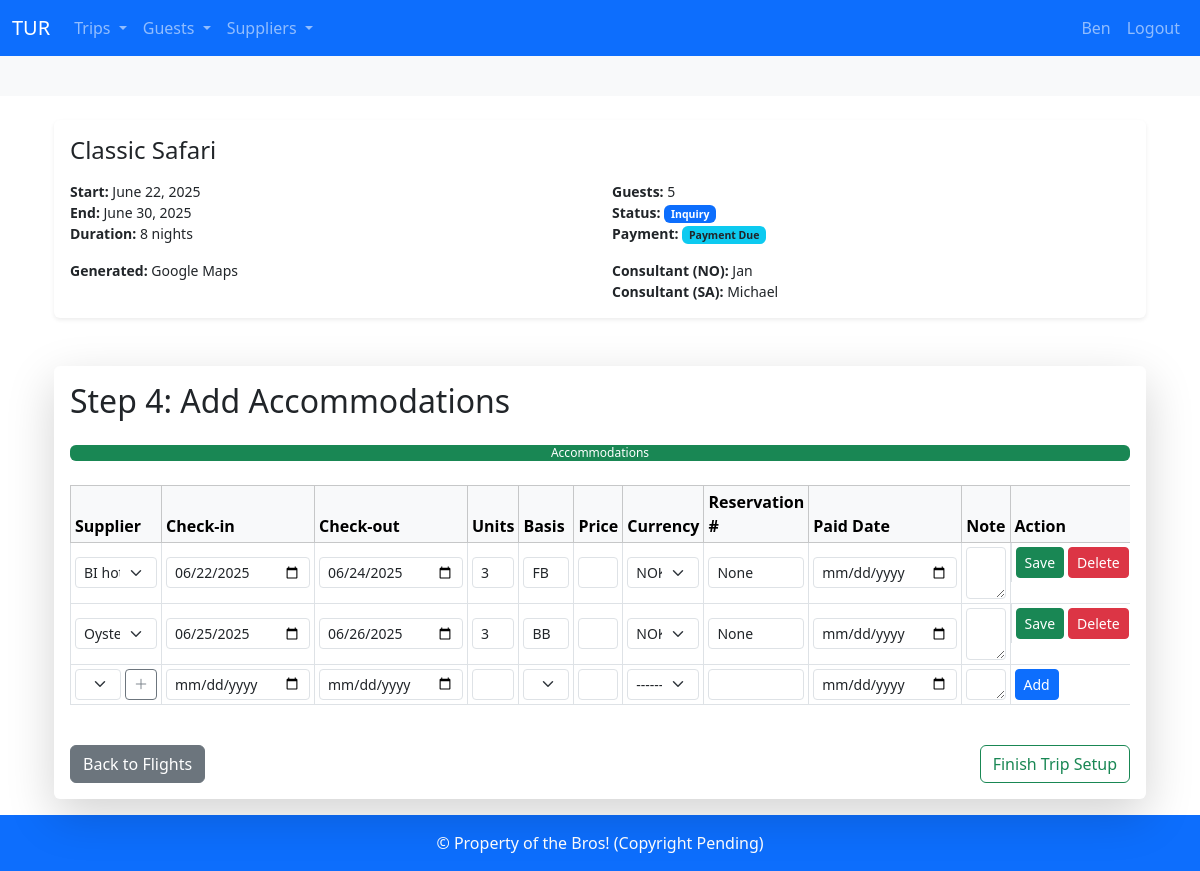
Page /trips/create/24/accommodations (signed in) on the committed database.
### booking_system/models.py (models this page shows, shortened)
class Trip(models.Model):
    name = models.CharField(max_length=64)
    number_of_guests = models.IntegerField()
    guests = models.ManyToManyField(Guest, related_name="trips", blank=True)
    start_date = models.DateField()
    end_date = models.DateField()
    generated = models.ForeignKey(Generated, on_delete=models.SET_NULL, blank=True, null=True)
    agent = models.ForeignKey(Agent, on_delete=models.SET_NULL, blank=True, null=True)
    payment_status = models.ForeignKey(PaymentStatus, on_delete=models.PROTECT, blank=True, null=True)
    trip_status = models.ForeignKey(TripStatus, on_delete=models.PROTECT, blank=True, null=True)
    no_consultant = models.ForeignKey(
        Consultant, on_delete=models.PROTECT, null=True, blank=True, related_name="no_consultant_trips", verbose_name='Norwegian consultant')
    sa_consultant = models.ForeignKey(
        Consultant, on_delete=models.PROTECT, null=True, blank=True, related_name="sa_consultant_trips", verbose_name='South African consultant')
    note = models.TextField(blank=True, null=True)
    class Meta:
        ordering = ["start_date"]
    def duration(self):
        if self.start_date and self.end_date:
            return (self.end_date - self.start_date).days
        return None

class TripStatus(models.Model):
    title = models.CharField(max_length=255, unique=True)
    description = models.CharField(max_length=255, blank= True, null=True)
    class Meta:
        verbose_name_plural = "TripStatuses"
    def __str__(self):
        return self.title

class PaymentStatus(models.Model):
    title = models.CharField(max_length=255, unique=True)
    description = models.CharField(max_length=255, blank= True, null=True)
    class Meta:
        verbose_name_plural = "PaymentStatuses"
    def __str__(self):
        return self.title

class Generated(models.Model):
    title = models.CharField(max_length=255, unique=True)
    def __str__(self):
        return self.title

class Consultant(models.Model):
    types = [
    ("NOR", "Norwegian"),
    ("ZAR", "South African"),
    ("OTHER", "Other"),
    ]
    user = models.OneToOneField(User, on_delete=models.CASCADE)
    type = models.CharField(max_length=32, choices=types)
    def __str__(self):
        return self.user.get_full_name() or self.user.username

class Accommodation(models.Model):
    trip = models.ForeignKey(Trip, on_delete=models.PROTECT)
    supplier = models.ForeignKey(Supplier, on_delete=models.PROTECT)
    units = models.IntegerField(blank=True, null=True)
    arrival_date = models.DateField()
    departure_date = models.DateField()
    basis = models.ForeignKey(Basis, on_delete=models.PROTECT, blank=True, null=True)
    price = models.DecimalField(max_digits=10, decimal_places=2, blank=True, null=True)
    currency = models.ForeignKey(Currency, on_delete=models.PROTECT, blank=True, null=True)
    reservation_number = models.CharField(max_length=256,blank=True, null=True )
    paid= models.BooleanField(blank=True, null=True)
    paid_date = models.DateField(blank=True, null=True)
    note = models.TextField(blank=True)

class Supplier(models.Model):
    name = models.CharField(max_length=64)
    def __str__(self):
        return self.name

class Basis(models.Model):
    code = models.CharField(max_length=3)
    description  = models.TextField()
    def __str__(self):
        return self.code

### booking_system/views.py (the view)
@login_required
def trip_add_accommodations(request, trip_id):
    trip = get_object_or_404(Trip, id=trip_id)
    accommodations = Accommodation.objects.filter(trip=trip)
    if request.method == "POST":
        form = AccommodationForm(request.POST)
        if form.is_valid():
            accommodation = form.save(commit=False)
            accommodation.trip = trip
            if accommodation.arrival_date and accommodation.arrival_date < trip.start_date:
                messages.error(request, " Check-In is before trip start date.")
                pass
            elif accommodation.departure_date and accommodation.departure_date > trip.end_date:
                messages.error(request, "Check-Out departure is after trip end date.")
                pass
            else:
                accommodation.save()
                messages.success(request, "Accommodation added successfully.")
                return redirect("trip_add_accommodations", trip_id=trip.id)
    else:
        form = AccommodationForm()
    return render(request, "booking_system/trip/add_accommodations.html", {
        "trip": trip,
        "form": form,
        "currencies": Currency.objects.all(),
        "suppliers": Supplier.objects.all(),
        "accommodations": accommodations,
    })

### booking_system/forms.py (shortened to what this page needs)
class AccommodationForm(forms.ModelForm):
    class Meta:
        model = Accommodation
        exclude = ['trip']
        widgets = {
            'supplier': forms.Select(attrs={'class': 'form-select form-select-sm'}),
            'arrival_date': forms.DateInput(attrs={'type': 'date', 'class': 'form-control form-control-sm'}),
            'departure_date': forms.DateInput(attrs={'type': 'date', 'class': 'form-control form-control-sm'}),
            'units': forms.NumberInput(attrs={'class': 'form-control form-control-sm'}),
            'basis': forms.Select(attrs={'class': 'form-select form-select-sm'}),
            'price': forms.NumberInput(attrs={'class': 'form-control form-control-sm', 'step': '0.01'}),
            'currency': forms.Select(attrs={'class': 'form-select form-select-sm'}),
            'reservation_number': forms.TextInput(attrs={'class': 'form-control form-control-sm'}),
            'tax_invoice': forms.CheckboxInput(attrs={'class': 'form-check-input'}),
            'paid_date': forms.DateInput(attrs={'type': 'date', 'class': 'form-control form-control-sm'}),
            'note': forms.Textarea(attrs={'class': 'form-control form-control-sm', 'rows': 1}),
        }

### booking_system/models.py (called while the page is built)
    def __str__(self):
        return self.code

### booking_system/templates/booking_system/trip/add_accommodations.html (shortened to what this page needs)
{% extends "base.html" %}
{% block body %}
{% include "booking_system/partials/trip_details.html" %}
<div class="container mt-5">
  <div class="card shadow-lg border-0">
  <div class="card-body">
<h2 class="mb-4">Step 4: Add Accommodations</h2>
<div class="progress mb-4">
  <div class="progress-bar bg-success" style="width: 100%">Accommodations</div>
</div>
<div class="table-responsive">
  <table class="table table-sm table-bordered align-middle">
    <thead class="table-light">
      <tr>
        <th>Supplier</th>
        <th>Check-in</th>
        <th>Check-out</th>
        <th>Units</th>
        <th>Basis</th>
        <th>Price</th>
        <th>Currency</th>
        <th>Reservation #</th>
        <th>Paid Date</th>
        <th>Note</th>
        <th>Action</th>
      </tr>
    </thead>
    <tbody>
      {% for acc in accommodations %}
      <tr>
        <form method="POST" action="{% url 'trip_edit_accommodation' trip.id acc.id %}">
          <td>
            <select name="supplier" class="form-select form-select-sm">
              {% for supplier in suppliers %}
                <option value="{{ supplier.id }}" {% if supplier.id == acc.supplier.id %}selected{% endif %}>
                  {{ supplier.name }}
                </option>
              {% endfor %}
            </select>
          </td>
          <td><input type="date" name="arrival_date" class="form-control form-control-sm" value="{{ acc.arrival_date|date:'Y-m-d' }}"></td>
          <td><input type="date" name="departure_date" class="form-control form-control-sm" value="{{ acc.departure_date|date:'Y-m-d' }}"></td>
          <td><input type="number" name="units" class="form-control form-control-sm" value="{{ acc.units }}"></td>
          <td><input type="text" name="basis" class="form-control form-control-sm" value="{{ acc.basis }}"></td>
          <td><input type="number" step="1" name="price" class="form-control form-control-sm" value="{{ acc.price }}"></td>
          <td>
            <select name="currency" class="form-select form-select-sm">
              {% for c in currencies %}
                <option value="{{ c.id }}" {% if c.id == acc.currency.id %}selected{% endif %}>{{ c.code }}</option>
              {% endfor %}
            </select>
          </td>
          <td><input type="text" name="reservation_number" class="form-control form-control-sm" value="{{ acc.reservation_number }}"></td>
          <td><input type="date" name="paid_date" class="form-control form-control-sm" value="{{ acc.paid_date|date:'Y-m-d' }}"></td>
          <td><textarea name="note" class="form-control form-control-sm">{{ acc.note }}</textarea></td>
          <td class="d-flex gap-1">
            <button type="submit" class="btn btn-sm btn-success">Save</button>
        </form>
        <form method="POST" action="{% url 'trip_delete_accommodation' trip.id acc.id %}">
          <button type="submit" class="btn btn-sm btn-danger"
                  onclick="return confirm('Are you sure you want to delete this accommodation?');">
            Delete
          </button>
        </form>
      </tr>
      {% endfor %}
      <tr>
        <form method="POST" action="{% url 'trip_add_accommodations' trip.id %}">
          <td>
            <div class="d-flex gap-1">
              {{ form.supplier }}
              <a href="{% url 'create_supplier' %}?next={% url 'trip_add_accommodations' trip.id %}"
                 class="btn btn-sm btn-outline-secondary" title="Add Supplier">
                <i class="bi bi-plus-lg"></i>
              </a>
            </div>
          </td>
          <td>{{ form.arrival_date }}</td>
          <td>{{ form.departure_date }}</td>
          <td>{{ form.units }}</td>
          <td>{{ form.basis }}</td>
          <td>{{ form.price }}</td>
          <td>{{ form.currency }}</td>
          <td>{{ form.reservation_number }}</td>
          <td>{{ form.paid_date }}</td>
          <td>{{ form.note }}</td>
          <td><button type="submit" class="btn btn-sm btn-primary">Add</button></td>
        </form>
      </tr>
    </tbody>
  </table>
</div>
<div class="d-flex justify-content-between mt-4">
  <a href="{% url 'trip_add_flights' trip.id  %}" class="btn btn-secondary">Back to Flights</a>
  <a href="{% url 'view_trip' trip.id %}" class="btn btn-outline-success">Finish Trip Setup</a>
</div>
  </div>
</div>
</div>
{% endblock %}

### booking_system/templates/base.html (shortened to what this page needs)
<!DOCTYPE html>
<html lang="en">
<head>
<link href="https://cdn.jsdelivr.net/npm/bootstrap@5.3.5/dist/css/bootstrap.min.css" rel="stylesheet">
<link rel="stylesheet" href="https://cdn.jsdelivr.net/npm/bootstrap-icons@1.10.5/font/bootstrap-icons.css">
</head>
<body>
<nav class="navbar navbar-expand-lg navbar-dark bg-primary">
  <div class="container-fluid">
    <a class="navbar-brand" href="{% url 'home' %}">TUR</a>
    <ul class="navbar-nav me-auto mb-2 mb-lg-0">
      {% if user.is_authenticated %}
      <li class="nav-item dropdown">
        <a class="nav-link dropdown-toggle" href="#" role="button" data-bs-toggle="dropdown" aria-expanded="false">
          Trips
        </a>
      </li>
      <li class="nav-item dropdown">
        <a class="nav-link dropdown-toggle" href="#" role="button" data-bs-toggle="dropdown" aria-expanded="false">
          Guests
        </a>
      </li>
      <li class="nav-item dropdown">
        <a class="nav-link dropdown-toggle" href="#" role="button" data-bs-toggle="dropdown" aria-expanded="false">
          Suppliers
        </a>
    </li>
    {% endif %}
    </ul>
      <ul class="navbar-nav ms-auto mb-2 mb-lg-0">
        {% if user.is_authenticated %}
          <li class="nav-item">
            <a class="nav-link" href="#">{{ user.username }}</a>
          </li>
          <li class="nav-item">
            <a class="nav-link" href="{% url 'logout' %}">Logout</a>
          </li>
        {% endif %}
      </ul>
    </div>
</nav>
{% block header %}
<div class="container-fluid text-center bg-light p-3">
</div>
{% endblock header %}
<div class="container my-3">
{% block body  %}
{% endblock body %}
</div>
<div class="bottom bg-primary text-white text-center p-3 ">
&copy; Property of the Bros! (Copyright Pending)
</div>
</body>
</html>

### booking_system/templates/booking_system/partials/trip_details.html (shortened to what this page needs)
<div class="container mt-4">
    <div class="card shadow-sm border-0">
      <div class="card-body">
        <div class="d-flex justify-content-between align-items-center mb-3">
          <h4 class="card-title mb-0">{{ trip.name }}</h4>
        </div>
        <div class="row small">
          <div class="col-md-6">
            <strong>Start:</strong> {{ trip.start_date }}<br>
            <strong>End:</strong> {{ trip.end_date }}<br>
            <strong>Duration:</strong> {{ trip.duration }} nights
          </div>
          <div class="col-md-6">
            <strong>Guests:</strong> {{ trip.number_of_guests }}<br>
            <strong>Status:</strong> <span class="badge bg-primary">{{ trip.trip_status }}</span><br>
            <strong>Payment:</strong> <span class="badge bg-info text-dark">{{ trip.payment_status }}</span>
          </div>
        </div>
        <div class="row mt-3 small">
          <div class="col-md-6">
            <strong>Generated:</strong> {{ trip.generated }}<br>
          </div>
          <div class="col-md-6">
            {% if trip.no_consultant %}
            <strong>Consultant (NO):</strong> {{ trip.no_consultant }}<br>
            {% endif %}
            {% if trip.sa_consultant %}
            <strong>Consultant (SA):</strong> {{ trip.sa_consultant }}
            {% endif %}
          </div>
        </div>
      </div>
    </div>
  </div>

### rows in the picture
Trip: name "Classic Safari", start_date "June 22, 2025", end_date "June 30, 2025", duration "8", number_of_guests "5", trip_status "Inquiry", payment_status "Payment Due", generated "Google Maps", no_consultant "Jan", sa_consultant "Michael"
Accommodation: supplier "BI hotel", arrival_date "06/22/2025", departure_date "06/24/2025", units "3", basis "FB", reservation_number "None"
Accommodation: supplier "Oyster Box", arrival_date "06/25/2025", departure_date "06/26/2025", units "3", basis "BB", reservation_number "None"

### other values in the picture
{{ user.username }} "Ben"
form field currency "NOK"
